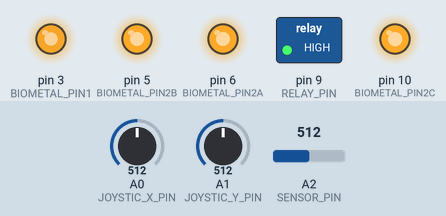
The sketch below on a simulated Arduino Uno, built with avr-gcc and run on an emulated ATmega328P. Shown: switched loads named in the sketch (green lamp = pin HIGH), output pins drawn as LEDs (lit = HIGH). The test bench sets the inputs (shaded band); at power-on: A1 (JOYSTIC_Y_PIN) = 512, A0 (JOYSTIC_X_PIN) = 512, A2 (SENSOR_PIN) = 512.

Above: at 1.2 s.
1.3 s: A1 (JOYSTIC_Y_PIN) set to 458
At 2.0 s:
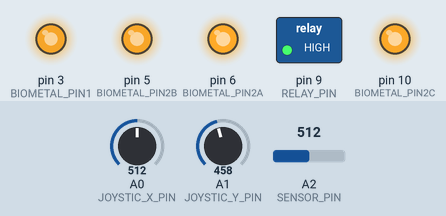
2.8 s: A0 (JOYSTIC_X_PIN) set to 716
At 2.89 s:
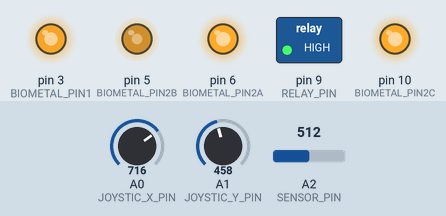
4.4 s: A2 (SENSOR_PIN) set to 716
6.0 s: A2 (SENSOR_PIN) set to 900
7.5 s: A1 (JOYSTIC_Y_PIN) set to 716
At 7.59 s:
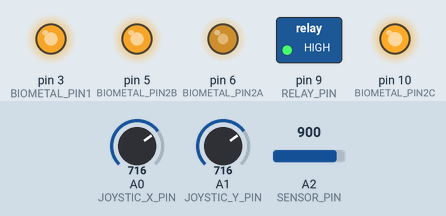
9.1 s: A0 (JOYSTIC_X_PIN) set to 122
At 9.19 s:
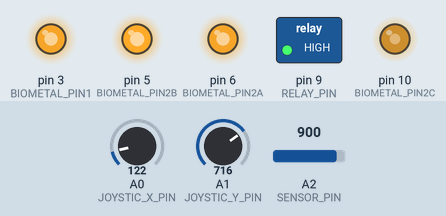
Timing chart, 0 to 11.7 s (numbered marks = the images above; inputs shaded):
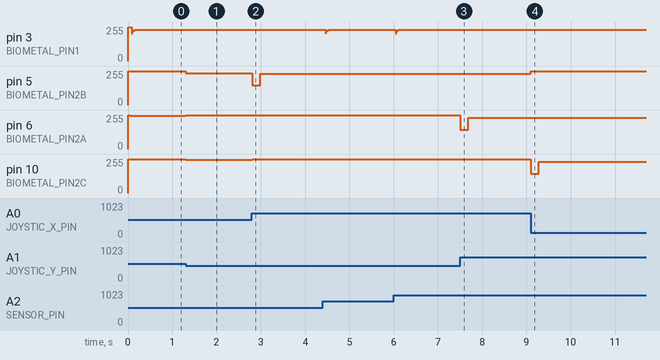

Measured:
- after the input at 1.3 s, pin 5 (BIOMETAL_PIN2B): 253/255 → 240/255 at once; pin 6 (BIOMETAL_PIN2A): 250/255 → 255/255 at once; pin 10 (BIOMETAL_PIN2C): 255/255 → 250/255 at once
- after the input at 2.8 s, pin 5 (BIOMETAL_PIN2B): 240/255 → 149/255 at once, → 235/255 0.19 s later; pin 10 (BIOMETAL_PIN2C): 250/255 → 255/255 at once
- after the input at 7.5 s, pin 6 (BIOMETAL_PIN2A): 255/255 → 146/255 at once, → 235/255 0.18 s later
- after the input at 9.1 s, pin 5 (BIOMETAL_PIN2B): 235/255 → 255/255 at once; pin 10 (BIOMETAL_PIN2C): 255/255 → 144/255 at once, → 235/255 0.18 s later

The sketch:

joystick_controll.ino
```cpp
#include "global.h"
#include "tick.h"
#include "biometal.h"

const int JOYSTIC_X_PIN = 0;
const int JOYSTIC_Y_PIN = 1;
const int SENSOR_PIN = 2;
const int RELAY_PIN = 9;

const int BIOMETAL_PIN1 = 3;
const int BIOMETAL_PIN2A = 6;
const int BIOMETAL_PIN2B = 5;
const int BIOMETAL_PIN2C = 10;


Tick TICK = Tick();
Biometal BIOMETAL1 = Biometal(BIOMETAL_PIN1);
Biometal BIOMETAL2A = Biometal(BIOMETAL_PIN2A);
Biometal BIOMETAL2B = Biometal(BIOMETAL_PIN2B);
Biometal BIOMETAL2C = Biometal(BIOMETAL_PIN2C);

void setup() {
  pinMode(RELAY_PIN, OUTPUT);
  BIOMETAL1.setupBio();
  BIOMETAL2A.setupBio();
  BIOMETAL2B.setupBio();
  BIOMETAL2C.setupBio();
  Serial.begin(115200);
  TICK.setupTick();

  delay(50);
  digitalWrite(RELAY_PIN, HIGH);
}

void loop() {
  TICK.updateTick();
  BIOMETAL1.updateBio(TICK.diffMicros());
  BIOMETAL2A.updateBio(TICK.diffMicros());
  BIOMETAL2B.updateBio(TICK.diffMicros());
  BIOMETAL2C.updateBio(TICK.diffMicros());

  int joystic_x = analogRead(JOYSTIC_X_PIN);
  int joystic_y = analogRead(JOYSTIC_Y_PIN);

  double joystic_xd = double(joystic_x - 500);
  double joystic_yd = double(joystic_y - 500);

  float amp = float(sqrt(joystic_xd * joystic_xd + joystic_yd * joystic_yd));
  float theta = float(atan2(joystic_yd, joystic_xd));

  int biometal2a = int(map(long(amp * sin(theta)),
                           -500l, 500l,
                           -255l, 255l));
  int biometal2b = int(map(long(amp * sin(theta + TWO_PI / 3.0)),
                           -500l, 500l,
                           -255l, 255l));
  int biometal2c = int(map(long(amp * sin(theta + TWO_PI * 2.0 / 3.0)),
                           -500l, 500l,
                           -255l, 255l));
  biometal2a = constrain(biometal2a, 0, 255);
  biometal2b = constrain(biometal2b, 0, 255);
  biometal2c = constrain(biometal2c, 0, 255);
  BIOMETAL2A.setPwm(biometal2a, TICK.diffMicros());
  BIOMETAL2B.setPwm(biometal2b, TICK.diffMicros());
  BIOMETAL2C.setPwm(biometal2c, TICK.diffMicros());

//  Serial.print("  biometal2a: ");
//  Serial.print(biometal2a);
//  Serial.print("  biometal2b: ");
//  Serial.print(biometal2b);
//  Serial.print("  biometal2c: ");
//  Serial.println(biometal2c);

  int sensor = analogRead(SENSOR_PIN);
//  sensor = map(sensor, 20, 800, 0, 255);
//  sensor = constrain(sensor, 0, 255);
//  sensor = ease_in_cubic(sensor, 0, 255, 255);
//  BIOMETAL1.setPwm(sensor, TICK.diffMicros());

  sensor = map(sensor, 20, 800, 0, 70);
  sensor = constrain(sensor, 0, 70);
  sensor = ease_in_cubic(sensor, 0, 70, 70);
  BIOMETAL1.setDeg(sensor, TICK.diffMicros());
}
```

biometal.h
```cpp
#include "Arduino.h"
#include "global.h"
#pragma once

class Biometal {
 public:
  Biometal(int pin);
  void setupBio();
  void updateBio(long diff);
  void setPwm(int value, long last_diff);
  void setDeg(int deg_target, long last_diff);
  long heatParam() {
    return heat_param_;
  }
  int pwm() {
    return pwm_;
  }

 private:
  int pin_;
  long heat_param_;
  long heat_param_limit_;
  int pwm_;
  int pwm_keep_;
};

Biometal::Biometal(int pin) {
  pin_ = pin;
  heat_param_ = 0l;
  pwm_keep_ = 20;
  heat_param_limit_ = 70l * 1000l * long(255 - pwm_keep_);
  pwm_ = 0;
}

void Biometal::setupBio() {
  pinMode(pin_, OUTPUT);
  analogWrite(pin_, OFF_VALUE);
}

void Biometal::updateBio(long diff) {
  heat_param_ += long(pwm_ - pwm_keep_) * diff;
  if (heat_param_ < 0) {
    heat_param_ = 0;
  }
}

void Biometal::setPwm(int value, long last_diff) {
  long estimate_heat_param = heat_param_ + long(value - pwm_keep_) * last_diff;
  if (estimate_heat_param > heat_param_limit_) {
    pwm_ = pwm_keep_;
  } else {
    pwm_ = value;
  }
  analogWrite(pin_, 255 - pwm_);
}

void Biometal::setDeg(int deg_target, long last_diff) {
  int deg = int(heat_param_ / (1000l * 255l));
  int deg_diff = deg_target - deg;
  int pwm = map(deg_diff, 5, 70, pwm_keep_, 550);
  pwm = constrain(int(pwm), 0, 255);
  setPwm(pwm, last_diff);
}
```

global.h
```cpp
#pragma once
int ON_VALUE = 0;
int OFF_VALUE = 255;

int ease_in_quadratic(int t, int b, int c, int d) {
  float delta_t = float(t) / float(d);
  return int(float(c) * delta_t * delta_t + float(b));
}

int ease_in_cubic(int t, int b, int c, int d) {
  float delta_t = float(t) / float(d);
  return int(float(c) * delta_t * delta_t * delta_t + float(b));
}
```

tick.h
```cpp
#include "Arduino.h"
#pragma once

class Tick {
 public:
  Tick();
  void setupTick();
  void updateTick();
  long diffMicros() {
    return is_micros_ - was_micros_;
  }
  long ellapsedMicros() {
    return is_micros_ - start_micros_;
  }

 private:
  long start_micros_;
  long was_micros_;
  long is_micros_;
};

Tick::Tick() {
  start_micros_ = 0l;
  was_micros_ = 0l;
  is_micros_ = 0l;
}

void Tick::setupTick() {
    start_micros_ = micros();
}

void Tick::updateTick() {
  was_micros_ = is_micros_;
  is_micros_ = micros();
}
```
